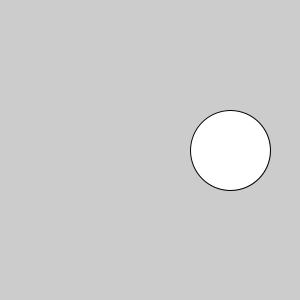
Frame 1 (no input)
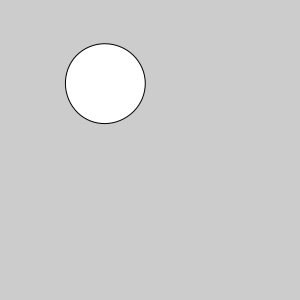
Frame 60 (the mouse pressed at the canvas centre just before this capture)
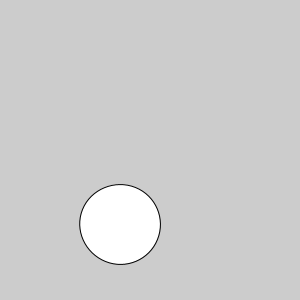
Frame 120 (the mouse held since frame 60 and released just before this capture)

The Processing sketch that drew these frames (run headless with seeded random() and noise(); from frame 60 on, the mouse is pressed at the canvas centre):

// Processing sketch: sk_anim_circle_rot
// ── sk_anim_circle_rot.pde
int iCircleRot = 0;

void setup()
{
  size( 300, 300 );
}

void draw()
{
  background( 204 );
  
  // 座標変換
  translate( 150, 150 );
  rotate( radians( iCircleRot ) );
  
  // 正円描画
  fill( 255 );
  stroke( 0 );
  circle( 80, 0, 80 );
  
  // 角度の更新
  iCircleRot += 4;
  if( iCircleRot > 360 )
  {
    iCircleRot = 0;
  }
}
